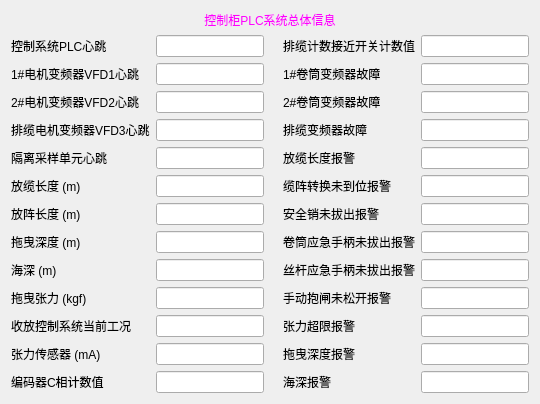
      <widget class="QWidget" name="RealTimeDataPage1">
       <layout class="QGridLayout" name="gridLayout_11">
        <item row="0" column="0">
         <widget class="QLabel" name="label_PLC-Overall">
          <property name="maximumSize">
           <size>
            <width>16777215</width>
            <height>30</height>
           </size>
          </property>
          <property name="styleSheet">
           <string notr="true">color: rgb(255, 0, 255);font: 18pt &quot;Arial&quot;;</string>
          </property>
          <property name="text">
           <string>控制柜PLC系统总体信息</string>
          </property>
          <property name="alignment">
           <set>Qt::AlignCenter</set>
          </property>
         </widget>
        </item>
        <item row="1" column="0">
         <layout class="QGridLayout" name="gridLayout_12">
          <item row="0" column="2">
           <widget class="QLabel" name="label_blank_001">
            <property name="text">
             <string/>
            </property>
           </widget>
          </item>
          <item row="0" column="0">
           <widget class="QLabel" name="label_WCC_PLC_HeartBeat">
            <property name="text">
             <string>控制系统PLC心跳</string>
            </property>
           </widget>
          </item>
          <item row="0" column="1">
           <widget class="QLineEdit" name="WCC_PLC_HeartBeat"/>
          </item>
          <item row="1" column="0">
           <widget class="QLabel" name="label_WCC_VFD1_HeartBeat">
            <property name="text">
             <string>1#电机变频器VFD1心跳</string>
            </property>
           </widget>
          </item>
          <item row="1" column="1">
           <widget class="QLineEdit" name="WCC_VFD1_HeartBeat"/>
          </item>
          <item row="2" column="0">
           <widget class="QLabel" name="label_WCC_VFD2_HeartBeat">
            <property name="text">
             <string>2#电机变频器VFD2心跳</string>
            </property>
           </widget>
          </item>
          <item row="2" column="1">
           <widget class="QLineEdit" name="WCC_VFD2_HeartBeat"/>
          </item>
          <item row="3" column="0">
           <widget class="QLabel" name="label_WCC_VFD3_HeartBeat">
            <property name="text">
             <string>排缆电机变频器VFD3心跳</string>
            </property>
           </widget>
          </item>
          <item row="3" column="1">
           <widget class="QLineEdit" name="WCC_VFD3_HeartBeat"/>
          </item>
          <item row="4" column="0">
           <widget class="QLabel" name="label_WCC_IAU_HeartBeat">
            <property name="text">
             <string>隔离采样单元心跳</string>
            </property>
           </widget>
          </item>
          <item row="4" column="1">
           <widget class="QLineEdit" name="WCC_IAU_HeartBeat"/>
          </item>
          <item row="5" column="0">
           <widget class="QLabel" name="label_WCC_PLC_Para_CableLength">
            <property name="text">
             <string>放缆长度 (m)</string>
            </property>
           </widget>
          </item>
          <item row="5" column="1">
           <widget class="QLineEdit" name="WCC_PLC_Para_CableLength"/>
          </item>
          <item row="6" column="0">
           <widget class="QLabel" name="label_WCC_PLC_Para_ArrayLength">
            <property name="text">
             <string>放阵长度 (m)</string>
            </property>
           </widget>
          </item>
          <item row="6" column="1">
           <widget class="QLineEdit" name="WCC_PLC_Para_ArrayLength"/>
          </item>
          <item row="7" column="0">
           <widget class="QLabel" name="label_WCC_PLC_Para_ArrayDepth">
            <property name="text">
             <string>拖曳深度 (m)</string>
            </property>
           </widget>
          </item>
          <item row="7" column="1">
           <widget class="QLineEdit" name="WCC_PLC_Para_ArrayDepth"/>
          </item>
          <item row="8" column="0">
           <widget class="QLabel" name="label_WCC_PLC_Para_SeaDepth">
            <property name="text">
             <string>海深 (m)</string>
            </property>
           </widget>
          </item>
          <item row="8" column="1">
           <widget class="QLineEdit" name="WCC_PLC_Para_SeaDepth"/>
          </item>
          <item row="9" column="0">
           <widget class="QLabel" name="label_WCC_PLC_Para_Tension">
            <property name="text">
             <string>拖曳张力 (kgf)</string>
            </property>
           </widget>
          </item>
          <item row="9" column="1">
           <widget class="QLineEdit" name="WCC_PLC_Para_Tension"/>
          </item>
          <item row="10" column="0">
           <widget class="QLabel" name="label_WCC_PLC_WorkMode">
            <property name="text">
             <string>收放控制系统当前工况</string>
            </property>
           </widget>
          </item>
          <item row="10" column="1">
           <widget class="QLineEdit" name="WCC_PLC_WorkMode"/>
          </item>
          <item row="11" column="0">
           <widget class="QLabel" name="label_WCC_PLC_IW96">
            <property name="text">
             <string>张力传感器 (mA)</string>
            </property>
           </widget>
          </item>
          <item row="11" column="1">
           <widget class="QLineEdit" name="WCC_PLC_IW96"/>
          </item>
          <item row="12" column="0">
           <widget class="QLabel" name="label_WCC_PLC_CNT0">
            <property name="text">
             <string>编码器C相计数值</string>
            </property>
           </widget>
          </item>
          <item row="12" column="1">
           <widget class="QLineEdit" name="WCC_PLC_CNT0"/>
          </item>
          <item row="0" column="3">
           <widget class="QLabel" name="label_WCC_PLC_CNT1">
            <property name="text">
             <string>排缆计数接近开关计数值</string>
            </property>
           </widget>
          </item>
          <item row="0" column="4">
           <widget class="QLineEdit" name="WCC_PLC_CNT1"/>
          </item>
          <item row="1" column="3">
           <widget class="QLabel" name="label_WCC_PLC_Alarm1">
            <property name="text">
             <string>1#卷筒变频器故障</string>
            </property>
           </widget>
          </item>
          <item row="1" column="4">
           <widget class="QLineEdit" name="WCC_PLC_Alarm1"/>
          </item>
          <item row="2" column="3">
           <widget class="QLabel" name="label_WCC_PLC_Alarm2">
            <property name="text">
             <string>2#卷筒变频器故障</string>
            </property>
           </widget>
          </item>
          <item row="2" column="4">
           <widget class="QLineEdit" name="WCC_PLC_Alarm2"/>
          </item>
          <item row="3" column="3">
           <widget class="QLabel" name="label_WCC_PLC_Alarm3">
            <property name="text">
             <string>排缆变频器故障</string>
            </property>
           </widget>
          </item>
          <item row="3" column="4">
           <widget class="QLineEdit" name="WCC_PLC_Alarm3"/>
          </item>
          <item row="4" column="3">
           <widget class="QLabel" name="label_WCC_PLC_Alarm4">
            <property name="text">
             <string>放缆长度报警</string>
            </property>
           </widget>
          </item>
          <item row="4" column="4">
           <widget class="QLineEdit" name="WCC_PLC_Alarm4"/>
          </item>
          <item row="5" column="3">
           <widget class="QLabel" name="label_WCC_PLC_Alarm5">
            <property name="text">
             <string>缆阵转换未到位报警</string>
            </property>
           </widget>
          </item>
          <item row="5" column="4">
           <widget class="QLineEdit" name="WCC_PLC_Alarm5"/>
          </item>
          <item row="6" column="3">
           <widget class="QLabel" name="label_WCC_PLC_Alarm6">
            <property name="text">
             <string>安全销未拔出报警</string>
            </property>
           </widget>
          </item>
          <item row="6" column="4">
           <widget class="QLineEdit" name="WCC_PLC_Alarm6"/>
          </item>
          <item row="7" column="3">
           <widget class="QLabel" name="label_WCC_PLC_Alarm7">
            <property name="text">
             <string>卷筒应急手柄未拔出报警</string>
            </property>
           </widget>
          </item>
          <item row="7" column="4">
           <widget class="QLineEdit" name="WCC_PLC_Alarm7"/>
          </item>
          <item row="8" column="3">
           <widget class="QLabel" name="label_WCC_PLC_Alarm8">
            <property name="text">
             <string>丝杆应急手柄未拔出报警</string>
            </property>
           </widget>
          </item>
          <item row="8" column="4">
           <widget class="QLineEdit" name="WCC_PLC_Alarm8"/>
          </item>
          <item row="9" column="3">
           <widget class="QLabel" name="label_WCC_PLC_Alarm9">
            <property name="text">
             <string>手动抱闸未松开报警</string>
            </property>
           </widget>
          </item>
          <item row="9" column="4">
           <widget class="QLineEdit" name="WCC_PLC_Alarm9"/>
          </item>
          <item row="10" column="3">
           <widget class="QLabel" name="label_WCC_PLC_Alarm10">
            <property name="text">
             <string>张力超限报警</string>
            </property>
           </widget>
          </item>
          <item row="10" column="4">
           <widget class="QLineEdit" name="WCC_PLC_Alarm10"/>
          </item>
          <item row="11" column="3">
           <widget class="QLabel" name="label_WCC_PLC_Alarm11">
            <property name="text">
             <string>拖曳深度报警</string>
            </property>
           </widget>
          </item>
          <item row="11" column="4">
           <widget class="QLineEdit" name="WCC_PLC_Alarm11"/>
          </item>
          <item row="12" column="3">
           <widget class="QLabel" name="label_WCC_PLC_Alarm12">
            <property name="text">
             <string>海深报警</string>
            </property>
           </widget>
          </item>
          <item row="12" column="4">
           <widget class="QLineEdit" name="WCC_PLC_Alarm12"/>
          </item>
         </layout>
        </item>
       </layout>
      </widget>
